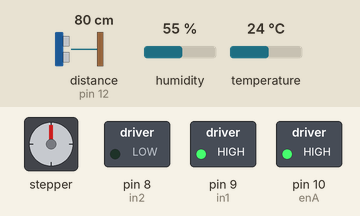
A sketch run on a simulated Arduino Uno, built with avr-gcc and run on an emulated ATmega328P. Parts: stepper motor, switched loads named in the sketch (green lamp = pin HIGH). Wiring (inferred from the names in the program): ultrasonic range finder: trigger pin 13; echo pin 12; stepper motor (2048 steps per turn assumed): coils pin 7, pin 6, pin 5, pin 4. Inputs (shaded band) come from the test bench; at power-on: distance to the obstacle (sensor on pin 12) 80 cm, humidity 55 %, temperature 24 °C. The echo pulse lasts 58.3 µs per cm; pins used as bus, display or sensor lines are not drawn; what the sketch prints to the serial monitor is not drawn.

Above: at 0.1 s.
Timing chart, 0 to 1.6 s (numbered marks = the images above):
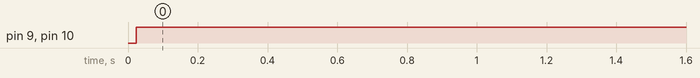

The sketch:

project_IoT_2_dht11_ultrasonic_motor.ino
```cpp
//l298n
#define enA 10
#define in1 9
#define in2 8
int kecepatan = 255;

//dht11
#include "DHT.h"
#define DHTPIN 3
#define DHTTYPE DHT11
DHT dht(DHTPIN, DHTTYPE);

//hcsr-04
#define trig_pin 13
#define echo_pin 12

//uln2003A
int A=7;
int B=6;
int C=5;
int D=4;

void setup(){
  Serial.begin(9600);
  Serial.println("DHTxx test!");
  dht.begin();

  pinMode(enA, OUTPUT);
  pinMode(in1, OUTPUT);
  pinMode(in2, OUTPUT);

  pinMode(trig_pin, OUTPUT);
  pinMode(echo_pin, INPUT);

  pinMode(A, OUTPUT); pinMode(B, OUTPUT);
  pinMode(C, OUTPUT); pinMode(D, OUTPUT);
}

void loop()
{
  float h = dht.readHumidity();
  float t = dht.readTemperature();

  if ( isnan(t) <=36 && isnan(h) >=40 && isnan(h) <=60)
  {
     analogWrite(enA, kecepatan);
     digitalWrite(in1,LOW);
     digitalWrite(in2,LOW);
  }
  else
  {
     analogWrite(enA, kecepatan);
     digitalWrite(in1,HIGH);
     digitalWrite(in2,LOW);
  }

  long duration, distance;

  digitalWrite(trig_pin, LOW);
  delayMicroseconds(2);
  digitalWrite(trig_pin, HIGH);
  delayMicroseconds(10);
  digitalWrite(trig_pin, LOW);

  duration = pulseIn(echo_pin, HIGH);
  distance = (duration/2) / 588.10;

  if (distance <= 20)
  {
    digitalWrite(A,1);
    digitalWrite(D,00);
    digitalWrite(B,1);
    digitalWrite(C,00);
  }
  else
  {
    digitalWrite(A,00);
    digitalWrite(D,1);
    digitalWrite(B,00);
    digitalWrite(C,1);
  }
}
```

Measured:
- by itself, pin 9 (in1), pin 10 (enA): LOW → HIGH at 0.02 s
